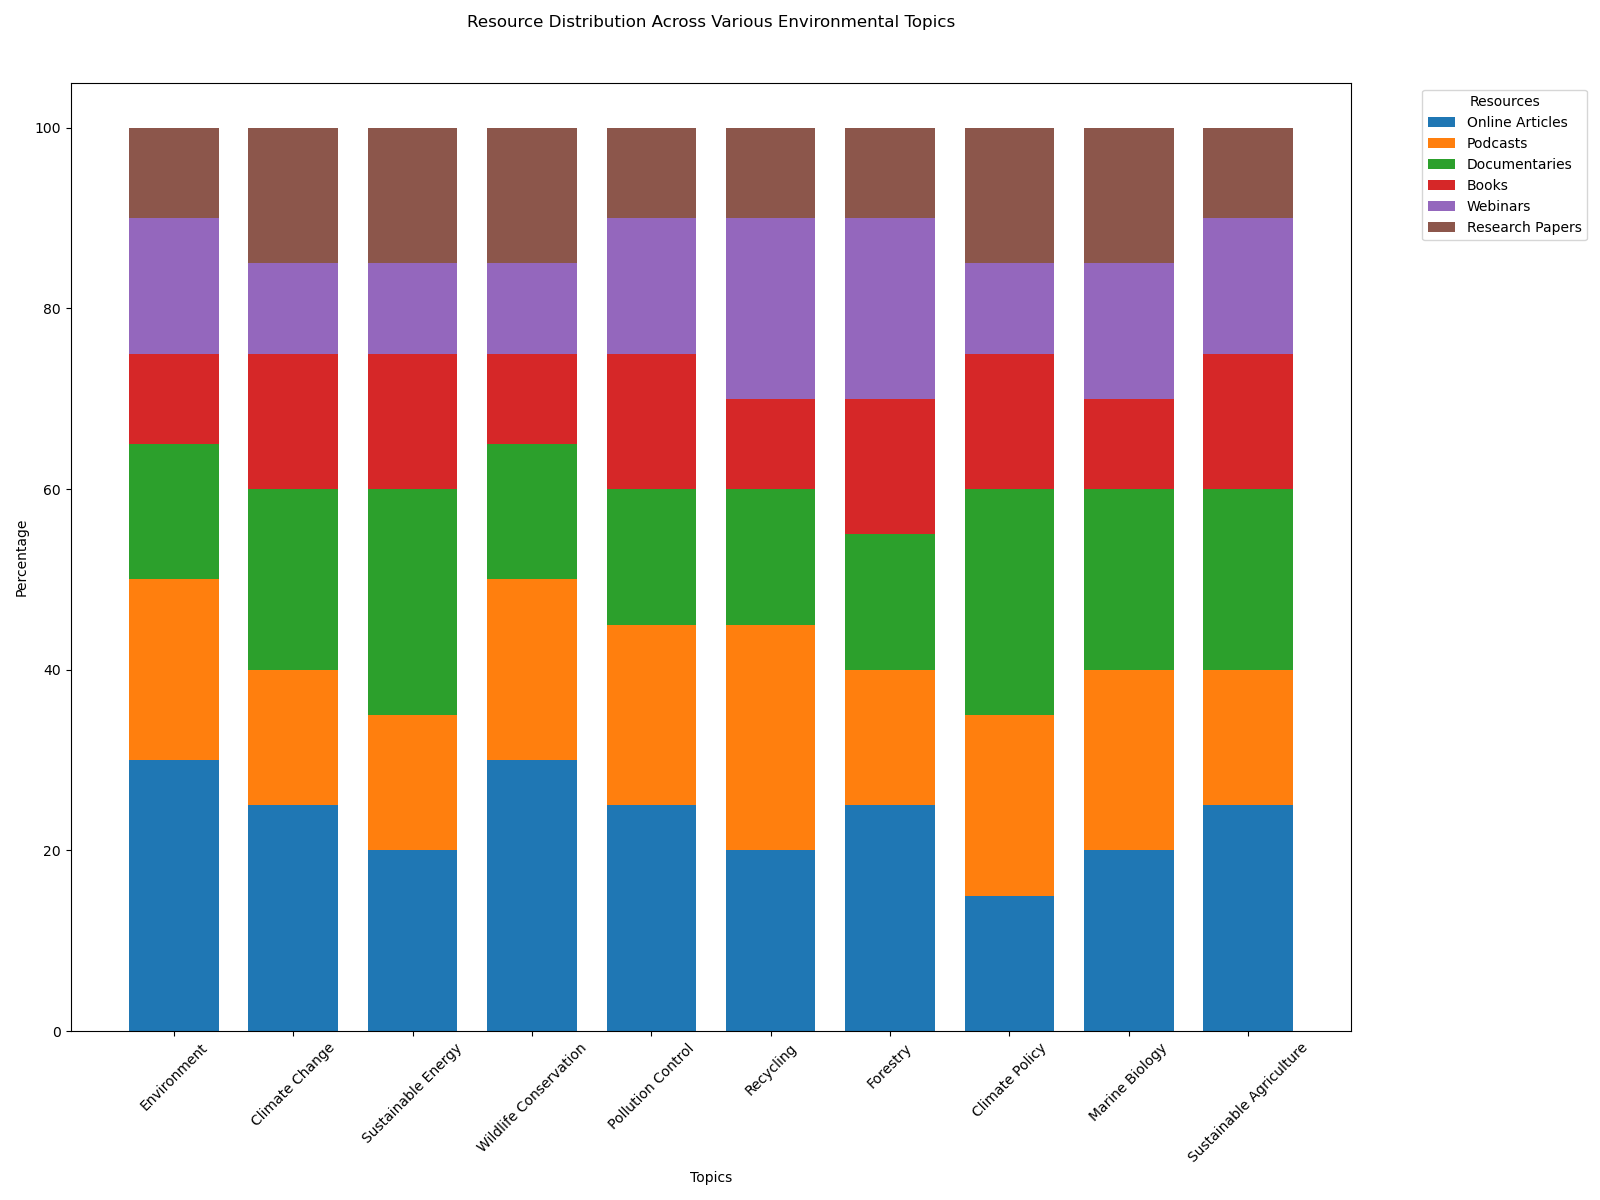

The script that drew this image:

import matplotlib.pyplot as plt
import pandas as pd
import seaborn as sns

data = [
    {'Category': 'Environment', 'Online Articles': '30%', 'Podcasts': '20%', 'Documentaries': '15%', 'Books': '10%', 'Webinars': '15%', 'Research Papers': '10%'},
    {'Category': 'Climate Change', 'Online Articles': '25%', 'Podcasts': '15%', 'Documentaries': '20%', 'Books': '15%', 'Webinars': '10%', 'Research Papers': '15%'},
    {'Category': 'Sustainable Energy', 'Online Articles': '20%', 'Podcasts': '15%', 'Documentaries': '25%', 'Books': '15%', 'Webinars': '10%', 'Research Papers': '15%'},
    {'Category': 'Wildlife Conservation', 'Online Articles': '30%', 'Podcasts': '20%', 'Documentaries': '15%', 'Books': '10%', 'Webinars': '10%', 'Research Papers': '15%'},
    {'Category': 'Pollution Control', 'Online Articles': '25%', 'Podcasts': '20%', 'Documentaries': '15%', 'Books': '15%', 'Webinars': '15%', 'Research Papers': '10%'},
    {'Category': 'Recycling', 'Online Articles': '20%', 'Podcasts': '25%', 'Documentaries': '15%', 'Books': '10%', 'Webinars': '20%', 'Research Papers': '10%'},
    {'Category': 'Forestry', 'Online Articles': '25%', 'Podcasts': '15%', 'Documentaries': '15%', 'Books': '15%', 'Webinars': '20%', 'Research Papers': '10%'},
    {'Category': 'Climate Policy', 'Online Articles': '15%', 'Podcasts': '20%', 'Documentaries': '25%', 'Books': '15%', 'Webinars': '10%', 'Research Papers': '15%'},
    {'Category': 'Marine Biology', 'Online Articles': '20%', 'Podcasts': '20%', 'Documentaries': '20%', 'Books': '10%', 'Webinars': '15%', 'Research Papers': '15%'},
    {'Category': 'Sustainable Agriculture', 'Online Articles': '25%', 'Podcasts': '15%', 'Documentaries': '20%', 'Books': '15%', 'Webinars': '15%', 'Research Papers': '10%'}
]

df = pd.DataFrame(data)
df = df.set_index('Category')
df = df.applymap(lambda x: int(x.replace('%', '')))

cumulative_sum = df.cumsum(axis=1)

colors = ['#1f77b4', '#ff7f0e', '#2ca02c', '#d62728', '#9467bd', '#8c564b']

fig, ax = plt.subplots(figsize=(16, 12))

bottom = None

for column, color in zip(df.columns, colors):
    ax.bar(df.index, df[column], bottom=bottom, label=column, color=color, width=0.75)
    bottom = cumulative_sum[column]

ax.legend(title='Resources', bbox_to_anchor=(1.05, 1), loc='upper left')

ax.set_ylabel('Percentage')
ax.set_xlabel('Topics')
ax.set_title('Resource Distribution Across Various Environmental Topics', pad=40)

plt.xticks(rotation=45)
plt.tight_layout()
plt.show()
